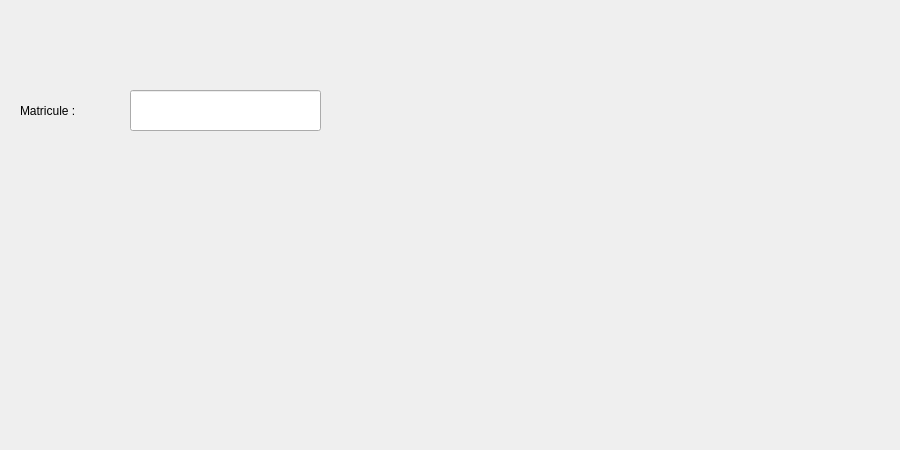
        <widget class="QWidget" name="tab_5">
         <attribute name="icon">
          <iconset>
           <normaloff>../../gestion_fournisseur/PP.png</normaloff>../../gestion_fournisseur/PP.png</iconset>
         </attribute>
         <attribute name="title">
          <string>Supprimer</string>
         </attribute>
         <widget class="QLabel" name="label_13">
          <property name="geometry">
           <rect>
            <x>-10</x>
            <y>-10</y>
            <width>861</width>
            <height>411</height>
           </rect>
          </property>
          <property name="text">
           <string/>
          </property>
          <property name="pixmap">
           <pixmap>../../gestion_fournisseur/1.png</pixmap>
          </property>
         </widget>
         <widget class="QLabel" name="label_14">
          <property name="geometry">
           <rect>
            <x>20</x>
            <y>90</y>
            <width>111</width>
            <height>41</height>
           </rect>
          </property>
          <property name="styleSheet">
           <string notr="true">font: 12pt &quot;MS Shell Dlg 2&quot;;</string>
          </property>
          <property name="text">
           <string>Matricule :</string>
          </property>
         </widget>
         <widget class="QPushButton" name="on_pb_supprimer_clicked">
          <property name="geometry">
           <rect>
            <x>330</x>
            <y>80</y>
            <width>181</width>
            <height>71</height>
           </rect>
          </property>
          <property name="styleSheet">
           <string notr="true">#on_pb_supprimer_clicked
{
	image: url(:/new/prefix1/i,qge/PP.png);
border:none;}</string>
          </property>
          <property name="text">
           <string/>
          </property>
         </widget>
         <widget class="QLineEdit" name="le_Matricule_supp">
          <property name="geometry">
           <rect>
            <x>130</x>
            <y>90</y>
            <width>191</width>
            <height>41</height>
           </rect>
          </property>
         </widget>
         <widget class="QPushButton" name="pushButton_37">
          <property name="geometry">
           <rect>
            <x>580</x>
            <y>-110</y>
            <width>311</width>
            <height>441</height>
           </rect>
          </property>
          <property name="styleSheet">
           <string notr="true">#pushButton_37{
	image: url(:/new/prefix1/i,qge/c.png);
border:none;}</string>
          </property>
          <property name="text">
           <string/>
          </property>
         </widget>
        </widget>
